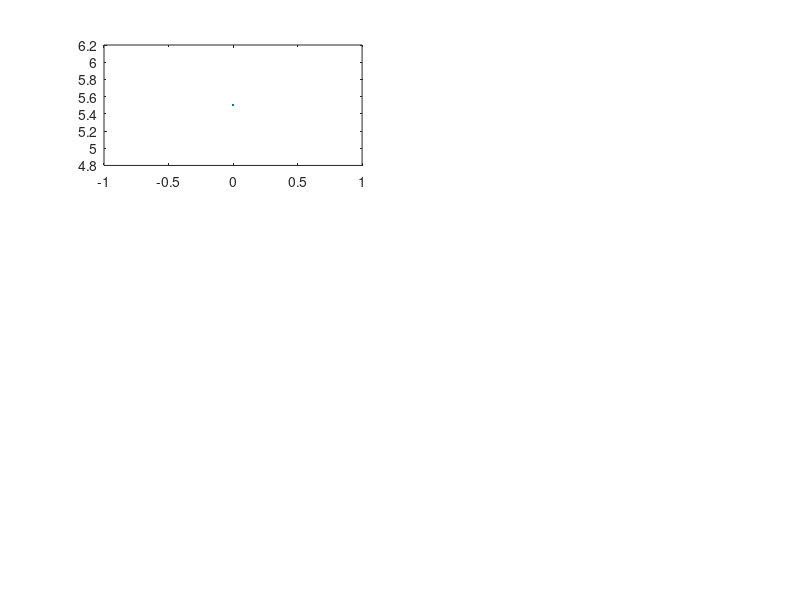

MATLAB code to generate this figure: (Note: this script raises an error after producing the figure.)
%set up initial conditions
iL0=0; 
ti=0;

%define component values
R=0.5;
L=0.0015;

for n=1:15 %defines all 15 Vin
if(n<4)
    if(n==1)
        Vina = 5.5;
        Vin=@(t) Vina*exp(0); %define input signal as function of time
        figure
    end
    if(n==2)
        Vina = 3.5;
        tau = 160e-12;
        Vin=@(t) Vina*exp(-t^2/tau); %define input signal as function of time
    end
    if(n==3)
        Vina = 3.5;
        tau = 160e-6;
        Vin=@(t) Vina*exp(-t/tau); %define input signal as function of time
    end
    Vout = feval(Vin,ti)-R*iL0;
    subplot(3,2,n);
    plot(ti,Vout); % plot initial condition
end
if((n>3)&&(n<16))
    if (n==4)
        figure
        Vina = 4.5;
        T= 20e-6;
        Vin=@(t) Vina*sin(2*pi*t/T); %define input signal as function of time
    end
    if (n==5)
        Vina = 4.5;
        T= 160e-6;
        Vin=@(t) Vina*sin(2*pi*t/T); %define input signal as function of time
    end
    if (n==6)
        Vina = 4.5;
        T= 450e-6;
        Vin=@(t) Vina*sin(2*pi*t/T); %define input signal as function of time
    end
    if (n==7)
        Vina = 4.5;
        T= 1000e-6;
        Vin=@(t) Vina*sin(2*pi*t/T); %define input signal as function of time
    end
    if (n==8)
        Vina = 4.5;
        T= 20e-6;
        Vin=@(t) Vina*square(2*pi*t/T); %define input signal as function of time
    end
    if (n==9)
        Vina = 4.5;
        T= 160e-6;
        Vin=@(t) Vina*square(2*pi*t/T); %define input signal as function of time
    end
    if (n==10)
        Vina = 4.5;
        T= 450e-6;
        Vin=@(t) Vina*square(2*pi*t/T); %define input signal as function of time
    end
    if (n==11)
        Vina = 4.5;
        T= 1000e-6;
        Vin=@(t) Vina*square(2*pi*t/T); %define input signal as function of time
    end
    if (n==12)
        Vina = 4.5;
        T= 20e-6;
        Vin=@(t) Vina*sawtooth(2*pi*t/T); %define input signal as function of time
    end
    if (n==13)
        Vina = 4.5;
        T= 160e-6;
        Vin=@(t) Vina*sawtooth(2*pi*t/T); %define input signal as function of time
    end
    if (n==14)
        Vina = 4.5;
        T= 450e-6;
        Vin=@(t) Vina*sawtooth(2*pi*t/T); %define input signal as function of time
    end
    if (n==15)
        Vina = 4.5;
        T= 1000e-6;
        Vin=@(t) Vina*sawtooth(2*pi*t/T); %define input signal as function of time
    end
    nn=n-3;
    Vout = feval(Vin,ti)-R*iL0;
    subplot(3,4,nn);
    plot(ti,Vout); % plot initial condition
end

if(n==1)   %plots all 15 Vout against time
    h=10e-7; % set step-size
    tf=0.04; % set final value of t
    [t,Vout]=midpoint(Vin,iL0,h,R,L,ti,tf); %obtain arrays of Vout and t using midpoint method
    subplot(3,2,1);
    plot(t,Vout); % plot Vout against t
    title('Midpoint Vin=5.5V')
    xlabel('Time [s]') % x-axis label
    ylabel('Vout [V]') % y-axis label
end

if(n==2)

    h=10e-7; % set step-size
    tf=0.0001; % set final value of t
    [t,Vout]=midpoint(Vin,iL0,h,R,L,ti,tf); %obtain arrays of Vout and t using midpoint method
    subplot(3,2,2);
    plot(t,Vout); % plot Vout against t
    title('Midpoint Vin=Vin exp(-t^2/tau)')
    xlabel('Time [s]') % x-axis label
    ylabel('Vout [V]') % y-axis label
end

if(n==3)

    h=10e-7; % set step-size
    tf=0.003; % set final value of t
    [t,Vout]=midpoint(Vin,iL0,h,R,L,ti,tf); %obtain arrays of Vout and t using midpoint method
    subplot(3,2,3);
    plot(t,Vout); % plot Vout against t
    title('Midpoint Vin=Vin exp(-t/tau)')
    xlabel('Time [s]') % x-axis label
    ylabel('Vout [V]') % y-axis label
end

if(n==4)
    h=10e-9; % set step-size
    tf=0.00004; % set final value of t
    [t,Vout]=midpoint(Vin,iL0,h,R,L,ti,tf); %obtain arrays of Vout and t using midpoint method
    subplot(3,4,1);
    plot(t,Vout); % plot Vout against t
    title('Midpoint Vin=4.5sin(2pit/T) T = 20e-6s')
    xlabel('Time [s]') % x-axis label
    ylabel('Vout [V]') % y-axis label
end

if(n==5)
    h=10e-7; % set step-size
    tf=0.00032; % set final value of t
    [t,Vout]=midpoint(Vin,iL0,h,R,L,ti,tf); %obtain arrays of Vout and t using midpoint method
    subplot(3,4,2);
    plot(t,Vout); % plot Vout against t
    title('Midpoint Vin=4.5sin(2pit/T) T = 160e-6s')
    xlabel('Time [s]') % x-axis label
    ylabel('Vout [V]') % y-axis label
end

if(n==6)
    h=10e-7; % set step-size
    tf=0.0009; % set final value of t
    [t,Vout]=midpoint(Vin,iL0,h,R,L,ti,tf); %obtain arrays of Vout and t using midpoint method
    subplot(3,4,3);
    plot(t,Vout); % plot Vout against t
    title('Midpoint Vin=4.5sin(2pit/T) T = 450e-6s')
    xlabel('Time [s]') % x-axis label
    ylabel('Vout [V]') % y-axis label
end

if(n==7)
    h=10e-7; % set step-size
    tf=0.002; % set final value of t
    [t,Vout]=midpoint(Vin,iL0,h,R,L,ti,tf); %obtain arrays of Vout and t using midpoint method
    subplot(3,4,4);
    plot(t,Vout); % plot Vout against t
    title('Midpoint Vin=4.5sin(2pit/T) T = 1000e-6s')
    xlabel('Time [s]') % x-axis label
    ylabel('Vout [V]') % y-axis label
end

if(n==8)
    h=10e-9; % set step-size
    tf=0.00004; % set final value of t
    [t,Vout]=midpoint(Vin,iL0,h,R,L,ti,tf); %obtain arrays of Vout and t using midpoint method
    subplot(3,4,5);
    plot(t,Vout); % plot Vout against t
    title('Midpoint Vin=4.5square(2pit/T) T = 20e-6s')
    xlabel('Time [s]') % x-axis label
    ylabel('Vout [V]') % y-axis label
end

if(n==9)
    h=10e-7; % set step-size
    tf=0.00032; % set final value of t
    [t,Vout]=midpoint(Vin,iL0,h,R,L,ti,tf); %obtain arrays of Vout and t using midpoint method
    subplot(3,4,6);
    plot(t,Vout); % plot Vout against t
    title('Midpoint Vin=4.5square(2pit/T) T = 160e-6s')
    xlabel('Time [s]') % x-axis label
    ylabel('Vout [V]') % y-axis label
end

if(n==10)
    h=10e-7; % set step-size
    tf=0.0009; % set final value of t
    [t,Vout]=midpoint(Vin,iL0,h,R,L,ti,tf); %obtain arrays of Vout and t using midpoint method
    subplot(3,4,7);
    plot(t,Vout); % plot Vout against t
    title('Midpoint Vin=4.5square(2pit/T) T = 450e-6s')
    xlabel('Time [s]') % x-axis label
    ylabel('Vout [V]') % y-axis label
end

if(n==11)
    h=10e-7; % set step-size
    tf=0.002; % set final value of t
    [t,Vout]=midpoint(Vin,iL0,h,R,L,ti,tf); %obtain arrays of Vout and t using midpoint method
    subplot(3,4,8);
    plot(t,Vout); % plot Vout against t
    title('Midpoint Vin=4.5square(2pit/T) T = 1000e-6s')
    xlabel('Time [s]') % x-axis label
    ylabel('Vout [V]') % y-axis label
end

if(n==12)
    h=10e-9; % set step-size
    tf=0.00004; % set final value of t
    [t,Vout]=midpoint(Vin,iL0,h,R,L,ti,tf); %obtain arrays of Vout and t using midpoint method
    subplot(3,4,9);
    plot(t,Vout); % plot Vout against t
    title('Midpoint Vin=4.5sawtooth(2pit/T) T = 20e-6s')
    xlabel('Time [s]') % x-axis label
    ylabel('Vout [V]') % y-axis label
end

if(n==13)
    h=10e-7; % set step-size
    tf=0.00032; % set final value of t
    [t,Vout]=midpoint(Vin,iL0,h,R,L,ti,tf); %obtain arrays of Vout and t using midpoint method
    subplot(3,4,10);
    plot(t,Vout); % plot Vout against t
    title('Midpoint Vin=4.5sawtooth(2pit/T) T = 160e-6s')
    xlabel('Time [s]') % x-axis label
    ylabel('Vout [V]') % y-axis label
end

if(n==14)
    h=10e-7; % set step-size
    tf=0.0009; % set final value of t
    [t,Vout]=midpoint(Vin,iL0,h,R,L,ti,tf); %obtain arrays of Vout and t using midpoint method
    subplot(3,4,11);
    plot(t,Vout); % plot Vout against t
    title('Midpoint Vin=4.5sawtooth(2pit/T) T = 450e-6s')
    xlabel('Time [s]') % x-axis label
    ylabel('Vout [V]') % y-axis label
end

if(n==15)
    h=10e-7; % set step-size
    tf=0.002; % set final value of t
    [t,Vout]=midpoint(Vin,iL0,h,R,L,ti,tf); %obtain arrays of Vout and t using midpoint method
    subplot(3,4,12);
    plot(t,Vout); % plot Vout against t
    title('Midpoint Vin=4.5sawtooth(2pit/T) T = 1000e-6s')
    xlabel('Time [s]') % x-axis label
    ylabel('Vout [V]') % y-axis label
end

end


